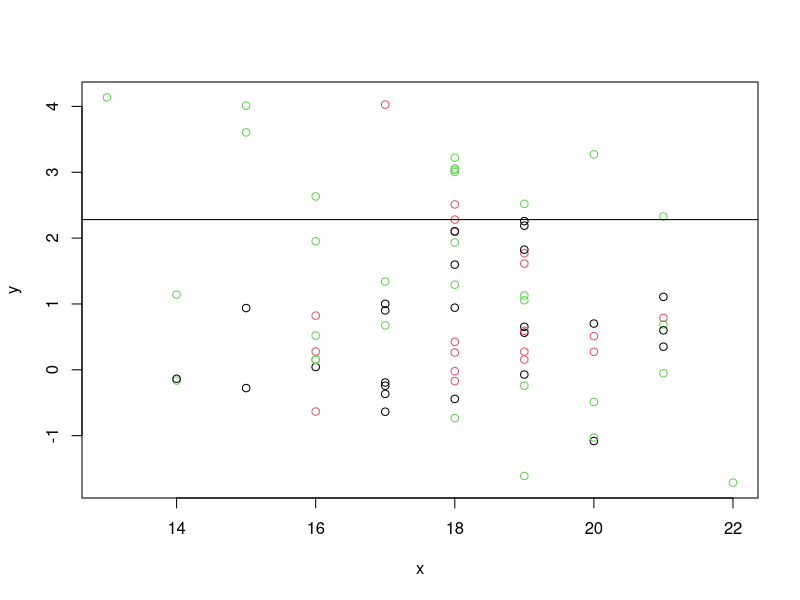

Write R code to recreate this figure.
# This is a simple example of finding the first split in a tree (circa ESL lecture notes)

# Make some play data
n = 75
x = rbinom(n, 25, .7)
y = rexp(n) + rnorm(n)

#This is mean to be a quantitative response (even though it looks categorical)
label = sample(c(1,2,3), n, replace = TRUE, prob = c(.2,.3,.5)) 

plot(x,y, col = label)

###
calc_rss = function(labels, box_indicators){
	total = sum((labels[box_indicators] - mean(labels[box_indicators]))^2) + 
			sum((labels[!box_indicators] - mean(labels[!box_indicators]))^2)

	return(total)
}
###

xvals = sort(unique(x))
yvals = sort(unique(y))

results_x_splits = sapply(1:(length(xvals)-1), function(i){
	return(calc_rss(label, x > mean(xvals[i:(i+1)])))
})

results_y_splits = sapply(1:(length(yvals)-1), function(i){
	return(calc_rss(label, y > mean(yvals[i:(i+1)])))
})

ymin = min(results_y_splits)
xmin = min(results_x_splits)

if(ymin < xmin){
	splitter = yvals[which.min(results_y_splits)]
	abline(h = splitter)
}else{
	splitter = xvals[which.min(results_x_splits)]
	abline(v = splitter)
}


